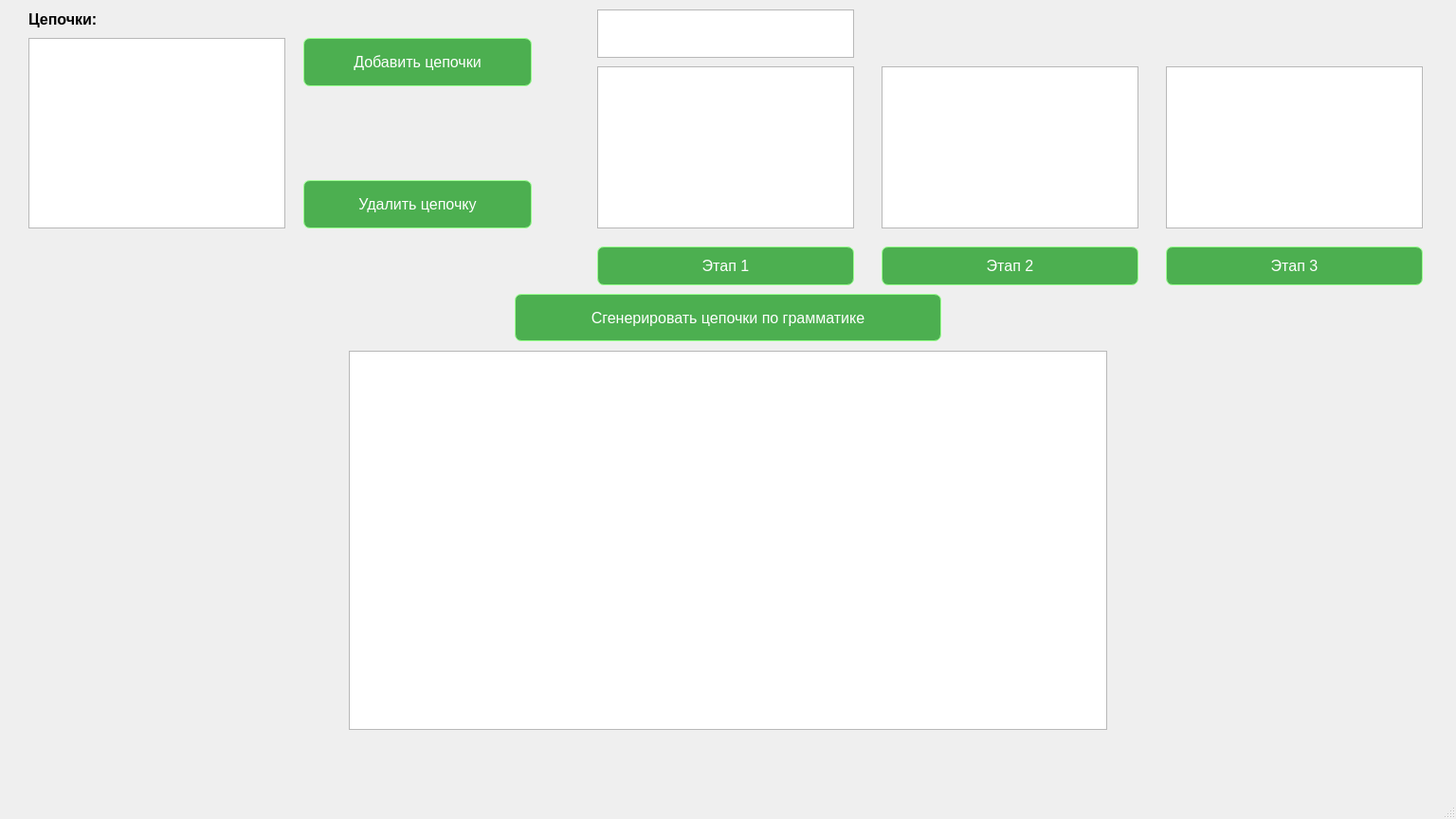
<?xml version="1.0" encoding="UTF-8"?>
<ui version="4.0">
 <class>MainWindow</class>
 <widget class="QMainWindow" name="MainWindow">
  <property name="geometry">
   <rect>
    <x>0</x>
    <y>0</y>
    <width>1536</width>
    <height>864</height>
   </rect>
  </property>
  <property name="windowTitle">
   <string>MainWindow</string>
  </property>
  <widget class="QWidget" name="centralwidget">
   <widget class="QListWidget" name="listWidget_lines">
    <property name="geometry">
     <rect>
      <x>30</x>
      <y>40</y>
      <width>271</width>
      <height>201</height>
     </rect>
    </property>
    <property name="font">
     <font>
      <pointsize>12</pointsize>
      <bold>true</bold>
     </font>
    </property>
   </widget>
   <widget class="QLabel" name="label">
    <property name="geometry">
     <rect>
      <x>30</x>
      <y>0</y>
      <width>151</width>
      <height>41</height>
     </rect>
    </property>
    <property name="font">
     <font>
      <pointsize>12</pointsize>
      <bold>true</bold>
     </font>
    </property>
    <property name="text">
     <string>Цепочки:</string>
    </property>
   </widget>
   <widget class="QPushButton" name="pushButton_delete_line">
    <property name="geometry">
     <rect>
      <x>320</x>
      <y>190</y>
      <width>241</width>
      <height>51</height>
     </rect>
    </property>
    <property name="font">
     <font>
      <family>Segoe UI</family>
      <pointsize>12</pointsize>
      <italic>false</italic>
      <bold>false</bold>
     </font>
    </property>
    <property name="styleSheet">
     <string notr="true">QPushButton {
    background-color: #4CAF50;  /* Задаем цвет фона */
    font: 12pt &quot;Segoe UI&quot;;
    color: white;  /* Задаем цвет текста */
    border: 1px solid rgb(154, 255, 143);  /* Задаем толщину и цвет границы */
    border-radius: 7px;  /* Закругляем углы */
    box-shadow: 0px 4px 8px rgba(0, 0, 0, 0.1);  /* Добавляем тень */
    transition: background-color 0.3s, color 0.3s, box-shadow 0.3s, transform 0.3s;  /* Добавляем плавные переходы */
}

QPushButton:hover {
    background-color: #45a049;  /* Цвет фона при наведении */
    box-shadow: 0px 8px 16px rgba(0, 0, 0, 0.2);  /* Увеличиваем тень при наведении */
    transform: translateY(-2px);  /* Поднимаем кнопку на 2 пикселя */
}

QPushButton:pressed {
    background-color: #39803d;  /* Цвет фона при нажатии */
    box-shadow: 0px 2px 4px rgba(0, 0, 0, 0.1);  /* Уменьшаем тень при нажатии */
    transform: translateY(2px);  /* Поднимаем кнопку на 2 пикселя при нажатии */
}</string>
    </property>
    <property name="text">
     <string>Удалить цепочку</string>
    </property>
   </widget>
   <widget class="QPushButton" name="pushButton_add_lines_ready">
    <property name="geometry">
     <rect>
      <x>320</x>
      <y>40</y>
      <width>241</width>
      <height>51</height>
     </rect>
    </property>
    <property name="font">
     <font>
      <family>Segoe UI</family>
      <pointsize>12</pointsize>
      <italic>false</italic>
      <bold>false</bold>
     </font>
    </property>
    <property name="styleSheet">
     <string notr="true">QPushButton {
    background-color: #4CAF50;  /* Задаем цвет фона */
    font: 12pt &quot;Segoe UI&quot;;
    color: white;  /* Задаем цвет текста */
    border: 1px solid rgb(154, 255, 143);  /* Задаем толщину и цвет границы */
    border-radius: 7px;  /* Закругляем углы */
    box-shadow: 0px 4px 8px rgba(0, 0, 0, 0.1);  /* Добавляем тень */
    transition: background-color 0.3s, color 0.3s, box-shadow 0.3s, transform 0.3s;  /* Добавляем плавные переходы */
}

QPushButton:hover {
    background-color: #45a049;  /* Цвет фона при наведении */
    box-shadow: 0px 8px 16px rgba(0, 0, 0, 0.2);  /* Увеличиваем тень при наведении */
    transform: translateY(-2px);  /* Поднимаем кнопку на 2 пикселя */
}

QPushButton:pressed {
    background-color: #39803d;  /* Цвет фона при нажатии */
    box-shadow: 0px 2px 4px rgba(0, 0, 0, 0.1);  /* Уменьшаем тень при нажатии */
    transform: translateY(2px);  /* Поднимаем кнопку на 2 пикселя при нажатии */
}</string>
    </property>
    <property name="text">
     <string>Добавить цепочки</string>
    </property>
   </widget>
   <widget class="QPushButton" name="pushButton_stage_1">
    <property name="geometry">
     <rect>
      <x>630</x>
      <y>260</y>
      <width>271</width>
      <height>41</height>
     </rect>
    </property>
    <property name="font">
     <font>
      <family>Segoe UI</family>
      <pointsize>12</pointsize>
      <italic>false</italic>
      <bold>false</bold>
     </font>
    </property>
    <property name="styleSheet">
     <string notr="true">QPushButton {
    background-color: #4CAF50;  /* Задаем цвет фона */
    font: 12pt &quot;Segoe UI&quot;;
    color: white;  /* Задаем цвет текста */
    border: 1px solid rgb(154, 255, 143);  /* Задаем толщину и цвет границы */
    border-radius: 7px;  /* Закругляем углы */
    box-shadow: 0px 4px 8px rgba(0, 0, 0, 0.1);  /* Добавляем тень */
    transition: background-color 0.3s, color 0.3s, box-shadow 0.3s, transform 0.3s;  /* Добавляем плавные переходы */
}

QPushButton:hover {
    background-color: #45a049;  /* Цвет фона при наведении */
    box-shadow: 0px 8px 16px rgba(0, 0, 0, 0.2);  /* Увеличиваем тень при наведении */
    transform: translateY(-2px);  /* Поднимаем кнопку на 2 пикселя */
}

QPushButton:pressed {
    background-color: #39803d;  /* Цвет фона при нажатии */
    box-shadow: 0px 2px 4px rgba(0, 0, 0, 0.1);  /* Уменьшаем тень при нажатии */
    transform: translateY(2px);  /* Поднимаем кнопку на 2 пикселя при нажатии */
}</string>
    </property>
    <property name="text">
     <string>Этап 1</string>
    </property>
   </widget>
   <widget class="QListWidget" name="listWidget_stage_1">
    <property name="geometry">
     <rect>
      <x>630</x>
      <y>70</y>
      <width>271</width>
      <height>171</height>
     </rect>
    </property>
    <property name="font">
     <font>
      <pointsize>12</pointsize>
      <bold>true</bold>
     </font>
    </property>
   </widget>
   <widget class="QListWidget" name="listWidget_stage_2">
    <property name="geometry">
     <rect>
      <x>930</x>
      <y>70</y>
      <width>271</width>
      <height>171</height>
     </rect>
    </property>
    <property name="font">
     <font>
      <pointsize>12</pointsize>
      <bold>true</bold>
     </font>
    </property>
   </widget>
   <widget class="QPushButton" name="pushButton_stage_2">
    <property name="geometry">
     <rect>
      <x>930</x>
      <y>260</y>
      <width>271</width>
      <height>41</height>
     </rect>
    </property>
    <property name="font">
     <font>
      <family>Segoe UI</family>
      <pointsize>12</pointsize>
      <italic>false</italic>
      <bold>false</bold>
     </font>
    </property>
    <property name="styleSheet">
     <string notr="true">QPushButton {
    background-color: #4CAF50;  /* Задаем цвет фона */
    font: 12pt &quot;Segoe UI&quot;;
    color: white;  /* Задаем цвет текста */
    border: 1px solid rgb(154, 255, 143);  /* Задаем толщину и цвет границы */
    border-radius: 7px;  /* Закругляем углы */
    box-shadow: 0px 4px 8px rgba(0, 0, 0, 0.1);  /* Добавляем тень */
    transition: background-color 0.3s, color 0.3s, box-shadow 0.3s, transform 0.3s;  /* Добавляем плавные переходы */
}

QPushButton:hover {
    background-color: #45a049;  /* Цвет фона при наведении */
    box-shadow: 0px 8px 16px rgba(0, 0, 0, 0.2);  /* Увеличиваем тень при наведении */
    transform: translateY(-2px);  /* Поднимаем кнопку на 2 пикселя */
}

QPushButton:pressed {
    background-color: #39803d;  /* Цвет фона при нажатии */
    box-shadow: 0px 2px 4px rgba(0, 0, 0, 0.1);  /* Уменьшаем тень при нажатии */
    transform: translateY(2px);  /* Поднимаем кнопку на 2 пикселя при нажатии */
}</string>
    </property>
    <property name="text">
     <string>Этап 2</string>
    </property>
   </widget>
   <widget class="QListWidget" name="listWidget_stage_3">
    <property name="geometry">
     <rect>
      <x>1230</x>
      <y>70</y>
      <width>271</width>
      <height>171</height>
     </rect>
    </property>
    <property name="font">
     <font>
      <pointsize>12</pointsize>
      <bold>true</bold>
     </font>
    </property>
   </widget>
   <widget class="QPushButton" name="pushButton_stage_3">
    <property name="geometry">
     <rect>
      <x>1230</x>
      <y>260</y>
      <width>271</width>
      <height>41</height>
     </rect>
    </property>
    <property name="font">
     <font>
      <family>Segoe UI</family>
      <pointsize>12</pointsize>
      <italic>false</italic>
      <bold>false</bold>
     </font>
    </property>
    <property name="styleSheet">
     <string notr="true">QPushButton {
    background-color: #4CAF50;  /* Задаем цвет фона */
    font: 12pt &quot;Segoe UI&quot;;
    color: white;  /* Задаем цвет текста */
    border: 1px solid rgb(154, 255, 143);  /* Задаем толщину и цвет границы */
    border-radius: 7px;  /* Закругляем углы */
    box-shadow: 0px 4px 8px rgba(0, 0, 0, 0.1);  /* Добавляем тень */
    transition: background-color 0.3s, color 0.3s, box-shadow 0.3s, transform 0.3s;  /* Добавляем плавные переходы */
}

QPushButton:hover {
    background-color: #45a049;  /* Цвет фона при наведении */
    box-shadow: 0px 8px 16px rgba(0, 0, 0, 0.2);  /* Увеличиваем тень при наведении */
    transform: translateY(-2px);  /* Поднимаем кнопку на 2 пикселя */
}

QPushButton:pressed {
    background-color: #39803d;  /* Цвет фона при нажатии */
    box-shadow: 0px 2px 4px rgba(0, 0, 0, 0.1);  /* Уменьшаем тень при нажатии */
    transform: translateY(2px);  /* Поднимаем кнопку на 2 пикселя при нажатии */
}</string>
    </property>
    <property name="text">
     <string>Этап 3</string>
    </property>
   </widget>
   <widget class="QListWidget" name="listWidget_residual_rules">
    <property name="geometry">
     <rect>
      <x>630</x>
      <y>10</y>
      <width>271</width>
      <height>51</height>
     </rect>
    </property>
    <property name="font">
     <font>
      <pointsize>12</pointsize>
      <bold>true</bold>
     </font>
    </property>
   </widget>
   <widget class="QPushButton" name="pushButton_gen">
    <property name="geometry">
     <rect>
      <x>543</x>
      <y>310</y>
      <width>450</width>
      <height>50</height>
     </rect>
    </property>
    <property name="font">
     <font>
      <family>Segoe UI</family>
      <pointsize>12</pointsize>
      <italic>false</italic>
      <bold>false</bold>
     </font>
    </property>
    <property name="styleSheet">
     <string notr="true">QPushButton {
    background-color: #4CAF50;  /* Задаем цвет фона */
    font: 12pt &quot;Segoe UI&quot;;
    color: white;  /* Задаем цвет текста */
    border: 1px solid rgb(154, 255, 143);  /* Задаем толщину и цвет границы */
    border-radius: 7px;  /* Закругляем углы */
    box-shadow: 0px 4px 8px rgba(0, 0, 0, 0.1);  /* Добавляем тень */
    transition: background-color 0.3s, color 0.3s, box-shadow 0.3s, transform 0.3s;  /* Добавляем плавные переходы */
}

QPushButton:hover {
    background-color: #45a049;  /* Цвет фона при наведении */
    box-shadow: 0px 8px 16px rgba(0, 0, 0, 0.2);  /* Увеличиваем тень при наведении */
    transform: translateY(-2px);  /* Поднимаем кнопку на 2 пикселя */
}

QPushButton:pressed {
    background-color: #39803d;  /* Цвет фона при нажатии */
    box-shadow: 0px 2px 4px rgba(0, 0, 0, 0.1);  /* Уменьшаем тень при нажатии */
    transform: translateY(2px);  /* Поднимаем кнопку на 2 пикселя при нажатии */
}</string>
    </property>
    <property name="text">
     <string>Сгенерировать цепочки по грамматике</string>
    </property>
   </widget>
   <widget class="QListWidget" name="listWidget_gen">
    <property name="geometry">
     <rect>
      <x>368</x>
      <y>370</y>
      <width>800</width>
      <height>400</height>
     </rect>
    </property>
    <property name="font">
     <font>
      <pointsize>12</pointsize>
      <bold>true</bold>
     </font>
    </property>
   </widget>
  </widget>
  <widget class="QMenuBar" name="menubar">
   <property name="geometry">
    <rect>
     <x>0</x>
     <y>0</y>
     <width>1536</width>
     <height>25</height>
    </rect>
   </property>
  </widget>
  <widget class="QStatusBar" name="statusbar"/>
 </widget>
 <resources/>
 <connections/>
</ui>
